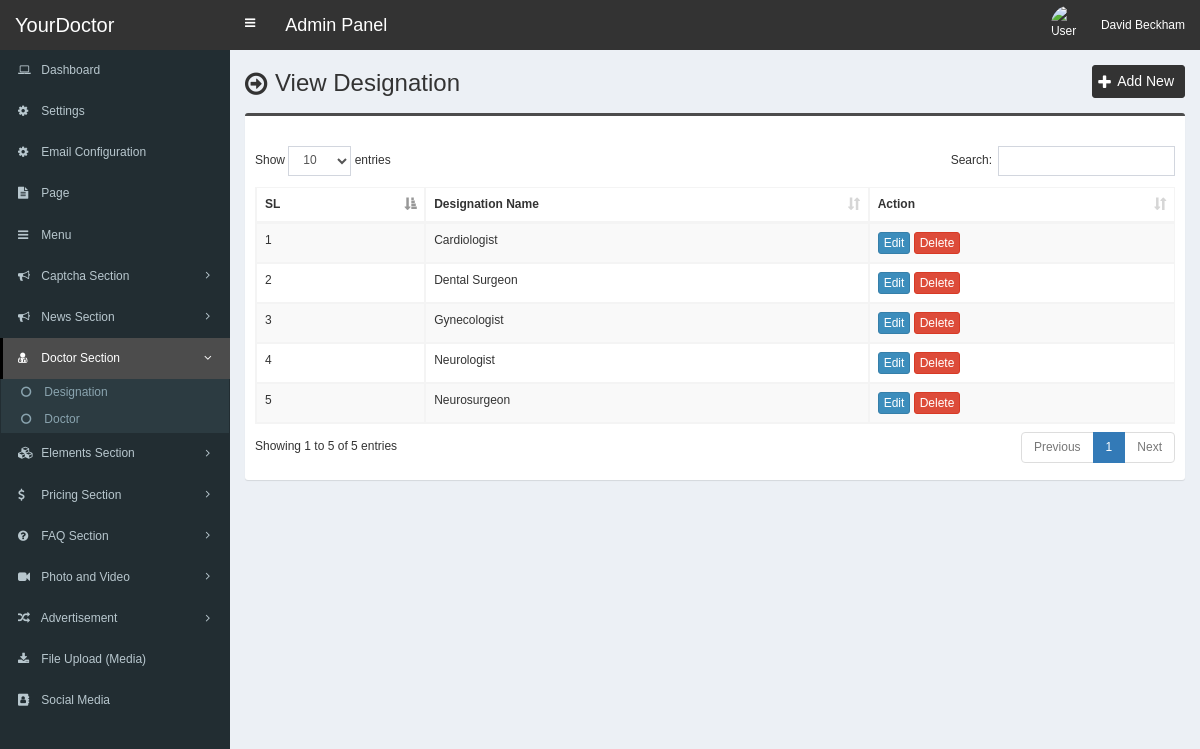
The page /admin/designation.php (signed in) on the database its author committed.
### tables this page shows
CREATE TABLE `tbl_settings` (
  `id` int(11) NOT NULL,
  `logo` varchar(255) NOT NULL,
  `favicon` varchar(255) NOT NULL,
  `footer_about` mediumtext NOT NULL,
  `footer_copyright` mediumtext NOT NULL,
  `contact_address` mediumtext NOT NULL,
  `contact_email` varchar(255) NOT NULL,
  `contact_phone` varchar(255) NOT NULL,
  `contact_fax` varchar(255) NOT NULL,
  `contact_map_iframe` mediumtext NOT NULL,
  `total_recent_news_footer` int(10) NOT NULL,
  `total_popular_news_footer` int(10) NOT NULL,
  `total_recent_news_sidebar` int(11) NOT NULL,
  `total_popular_news_sidebar` int(11) NOT NULL,
  `total_recent_news_home_page` int(11) NOT NULL,
  `meta_title_home` mediumtext NOT NULL,
  `meta_keyword_home` mediumtext NOT NULL,
  `meta_description_home` mediumtext NOT NULL,
  `home_title_service` varchar(255) NOT NULL,
  `home_subtitle_service` varchar(255) NOT NULL,
  `home_status_service` int(11) NOT NULL,
  `home_title_department` varchar(255) NOT NULL,
  `home_subtitle_department` varchar(255) NOT NULL,
  `home_status_department` int(11) NOT NULL,
  `home_title_doctor` varchar(255) NOT NULL,
  `home_subtitle_doctor` varchar(255) NOT NULL,
  `home_status_doctor` int(11) NOT NULL,
  `home_title_pricing` varchar(255) NOT NULL,
  `home_subtitle_pricing` varchar(255) NOT NULL,
  `home_status_pricing` int(11) NOT NULL,
  `home_title_testimonial` varchar(255) NOT NULL,
  `home_subtitle_testimonial` varchar(255) NOT NULL,
  `home_status_testimonial` int(11) NOT NULL,
  `home_title_news` varchar(255) NOT NULL,
  `home_subtitle_news` varchar(255) NOT NULL,
  `home_status_news` int(11) NOT NULL,
  `home_title_partner` varchar(255) NOT NULL,
  `home_subtitle_partner` varchar(255) NOT NULL,
  `home_status_partner` int(11) NOT NULL,
  `color` varchar(20) NOT NULL,
  `preloader_status` text NOT NULL,
  `website_name` text NOT NULL
);

CREATE TABLE `tbl_designation` (
  `designation_id` int(11) NOT NULL,
  `designation_name` varchar(100) NOT NULL
);

### admin/designation.php (the view, shortened to what this page needs)
<?php require_once('header.php'); ?>
<section class="content-header">
	<div class="content-header-left">
		<h1>View Designation</h1>
	</div>
	<div class="content-header-right">
		<a href="designation-add.php" class="btn btn-primary btn-sm">Add New</a>
	</div>
</section>
<section class="content">
  <div class="row">
    <div class="col-md-12">
      <div class="box box-info">
        <div class="box-body table-responsive">
          <table id="example1" class="table table-bordered table-striped">
			<thead>
			    <tr>
			        <th>SL</th>
			        <th>Designation Name</th>
			        <th>Action</th>
			    </tr>
			</thead>
            <tbody>
            	<?php
            	$i=0;
            	$statement = $pdo->prepare("SELECT * FROM tbl_designation ORDER BY designation_name ASC");
            	$statement->execute();
            	$result = $statement->fetchAll(PDO::FETCH_ASSOC);
            	foreach ($result as $row) {
            		$i++;
            		?>
					<tr>
	                    <td><?php echo $i; ?></td>
	                    <td><?php echo $row['designation_name']; ?></td>
	                    <td>
	                        <a href="designation-edit.php?id=<?php echo $row['designation_id']; ?>" class="btn btn-primary btn-xs">Edit</a>
	                        <a href="#" class="btn btn-danger btn-xs" data-href="designation-delete.php?id=<?php echo $row['designation_id']; ?>" data-toggle="modal" data-target="#confirm-delete">Delete</a>
	                    </td>
	                </tr>
            		<?php
            	}
            	?>
            </tbody>
          </table>
        </div>
      </div>
</section>
<?php require_once('footer.php'); ?>

### admin/header.php (shortened to what this page needs)
<?php
include("config.php");
$q = $pdo->prepare("
			SELECT *
			FROM tbl_settings
			WHERE id=?
		");
$q->execute([1]);
$res = $q->fetchAll();
foreach ($res as $row) {
	$website_name = $row['website_name'];
}
?>
<!DOCTYPE html>
<html>
<head>
	<link rel="stylesheet" href="css/bootstrap.min.css">
	<link rel="stylesheet" href="css/font-awesome.min.css">
	<link rel="stylesheet" href="css/ionicons.min.css">
	<link rel="stylesheet" href="css/datepicker3.css">
	<link rel="stylesheet" href="css/all.css">
	<link rel="stylesheet" href="css/select2.min.css">
	<link rel="stylesheet" href="css/dataTables.bootstrap.css">
	<link rel="stylesheet" href="css/jquery.fancybox.css">
	<link rel="stylesheet" href="css/AdminLTE.min.css">
	<link rel="stylesheet" href="css/_all-skins.min.css">
	<link rel="stylesheet" href="css/on-off-switch.css">
	<link rel="stylesheet" href="css/summernote.css">
	<link rel="stylesheet" href="css/style.css">
</head>
<body class="hold-transition fixed skin-blue sidebar-mini">
	<div class="wrapper">
		<header class="main-header">
			<a href="index.php" class="logo">
				<span class="logo-lg"><?php echo $website_name; ?></span>
			</a>
			<nav class="navbar navbar-static-top">
				<a href="#" class="sidebar-toggle" data-toggle="offcanvas" role="button">
				</a>
				<span style="float:left;line-height:50px;color:#fff;padding-left:15px;font-size:18px;">Admin Panel</span>
				<div class="navbar-custom-menu">
					<ul class="nav navbar-nav">
						<li class="dropdown user user-menu">
							<a href="#" class="dropdown-toggle" data-toggle="dropdown">
								<img src="../assets/uploads/<?php echo $_SESSION['user']['photo']; ?>" class="user-image" alt="User Image">
								<span class="hidden-xs"><?php echo $_SESSION['user']['full_name']; ?></span>
							</a>
						</li>
					</ul>
				</div>
			</nav>
		</header>
  		<?php $cur_page = substr($_SERVER["SCRIPT_NAME"],strrpos($_SERVER["SCRIPT_NAME"],"/")+1); ?>
  		<aside class="main-sidebar">
    		<section class="sidebar">
      			<ul class="sidebar-menu">
			        <li class="treeview <?php if($cur_page == 'index.php') {echo 'active';} ?>">
			          <a href="index.php">
			            <i class="fa fa-laptop"></i> <span>Dashboard</span>
			          </a>
			        </li>
					<?php
						if($_SESSION['user']['role'] == 'Super Admin'
					      || $_SESSION['user']['role'] == 'Admin'):
					?>
			        <li class="treeview <?php if( ($cur_page == 'settings.php') ) {echo 'active';} ?>">
			          <a href="settings.php">
			            <i class="fa fa-cog"></i> <span>Settings</span>
			          </a>
			        </li>
			        <?php endif; ?>
			        <?php
						if($_SESSION['user']['role'] == 'Super Admin'
					      || $_SESSION['user']['role'] == 'Admin'):
					?>
			        <li class="treeview <?php if( ($cur_page == 'setting-email.php') ) {echo 'active';} ?>">
			          <a href="setting-email.php">
			            <i class="fa fa-cog"></i> <span>Email Configuration</span>
			          </a>
			        </li>
			        <?php endif; ?>
			        <?php
						if($_SESSION['user']['role'] == 'Super Admin'
					      || $_SESSION['user']['role'] == 'Admin'):
					?>
			        <li class="treeview <?php if( ($cur_page == 'page-add.php')||($cur_page == 'page.php')||($cur_page == 'page-edit.php') ) {echo 'active';} ?>">
			          <a href="page.php">
			            <i class="fa fa-file-text"></i> <span>Page</span>
			          </a>
			        </li>
			        <?php endif; ?>
			        <?php
						if($_SESSION['user']['role'] == 'Super Admin'
					      || $_SESSION['user']['role'] == 'Admin'):
					?>
			        <li class="treeview <?php if( ($cur_page == 'menu-add.php')||($cur_page == 'menu.php')||($cur_page == 'menu-edit.php') ) {echo 'active';} ?>">
			          <a href="menu.php">
			            <i class="fa fa-bars"></i> <span>Menu</span>
			          </a>
			        </li>
			        <?php endif; ?>
			        <li class="treeview <?php if( ($cur_page == 'setting-captcha.php')||($cur_page == 'captcha.php')) {echo 'active';} ?>">
						<a href="#">
							<i class="fa fa-bullhorn"></i>
							<span>Captcha Section</span>
							<span class="pull-right-container">
								<i class="fa fa-angle-left pull-right"></i>
							</span>
						</a>
					</li>
					<li class="treeview <?php if( ($cur_page == 'category-add.php')||($cur_page == 'category.php')||($cur_page == 'category-edit.php') || ($cur_page == 'news-add.php')||($cur_page == 'news.php')||($cur_page == 'news-edit.php') || ($cur_page == 'comment.php') ) {echo 'active';} ?>">
						<a href="#">
							<i class="fa fa-bullhorn"></i>
							<span>News Section</span>
							<span class="pull-right-container">
								<i class="fa fa-angle-left pull-right"></i>
							</span>
						</a>
					</li>
					<li class="treeview <?php if( ($cur_page == 'designation-add.php')||($cur_page == 'designation.php')||($cur_page == 'designation-edit.php') || ($cur_page == 'doctor-add.php')||($cur_page == 'doctor.php')||($cur_page == 'doctor-edit.php') ) {echo 'active';} ?>">
						<a href="#">
							<i class="fa fa-user-md"></i>
							<span>Doctor Section</span>
							<span class="pull-right-container">
								<i class="fa fa-angle-left pull-right"></i>
							</span>
						</a>
						<ul class="treeview-menu">
							<li><a href="designation.php"><i class="fa fa-circle-o"></i> Designation</a></li>
							<li><a href="doctor.php"><i class="fa fa-circle-o"></i> Doctor</a></li>
						</ul>
					</li>
					<li class="treeview <?php if( ($cur_page == 'slider-add.php')||($cur_page == 'slider.php')||($cur_page == 'slider-edit.php') || ($cur_page == 'testimonial-add.php')||($cur_page == 'testimonial.php')||($cur_page == 'testimonial-edit.php') || ($cur_page == 'partner-add.php')||($cur_page == 'partner.php')||($cur_page == 'partner-edit.php') || ($cur_page == 'service-add.php')||($cur_page == 'service.php')||($cur_page == 'service-edit.php') || ($cur_page == 'department-add.php')||($cur_page == 'department.php')||($cur_page == 'department-edit.php') ) {echo 'active';} ?>">
						<a href="#">
							<i class="fa fa-cubes"></i>
							<span>Elements Section</span>
							<span class="pull-right-container">
								<i class="fa fa-angle-left pull-right"></i>
							</span>
						</a>
					</li>
					<li class="treeview <?php if( ($cur_page == 'pricing-plan-add.php')||($cur_page == 'pricing-plan.php')||($cur_page == 'pricing-plan-edit.php') || ($cur_page == 'pricing-item-add.php')||($cur_page == 'pricing-item.php')||($cur_page == 'pricing-item-edit.php') ) {echo 'active';} ?>">
						<a href="#">
							<i class="fa fa-usd"></i>
							<span>Pricing Section</span>
							<span class="pull-right-container">
								<i class="fa fa-angle-left pull-right"></i>
							</span>
						</a>
					</li>
					<li class="treeview <?php if( ($cur_page == 'faq-category-add.php')||($cur_page == 'faq-category.php')||($cur_page == 'faq-category-edit.php') || ($cur_page == 'faq-add.php')||($cur_page == 'faq.php')||($cur_page == 'faq-edit.php') ) {echo 'active';} ?>">
						<a href="#">
							<i class="fa fa-question-circle"></i>
							<span>FAQ Section</span>
							<span class="pull-right-container">
								<i class="fa fa-angle-left pull-right"></i>
							</span>
						</a>
					</li>
			        <li class="treeview <?php if( ($cur_page == 'photo-category-add.php')||($cur_page == 'photo-category.php')||($cur_page == 'photo-category-edit.php') || ($cur_page == 'photo-add.php')||($cur_page == 'photo.php')||($cur_page == 'photo-edit.php') || ($cur_page == 'video-category-add.php')||($cur_page == 'video-category.php')||($cur_page == 'video-category-edit.php') || ($cur_page == 'video-add.php')||($cur_page == 'video.php')||($cur_page == 'video-edit.php') ) {echo 'active';} ?>">
						<a href="#">
							<i class="fa fa-video-camera"></i>
							<span>Photo and Video</span>
							<span class="pull-right-container">
								<i class="fa fa-angle-left pull-right"></i>
							</span>
						</a>
					</li>
			        <li class="treeview <?php if( ($cur_page == 'advertisement-home.php') || ($cur_page == 'advertisement-sidebar.php') || ($cur_page == 'advertisement-sidebar-add.php') || ($cur_page == 'advertisement-sidebar-edit.php') || ($cur_page == 'advertisement-category.php') || ($cur_page == 'advertisement-category-add.php') || ($cur_page == 'advertisement-category-edit.php') ) {echo 'active';} ?>">
						<a href="#">
							<i class="fa fa-random"></i>
							<span>Advertisement</span>
							<span class="pull-right-container">
								<i class="fa fa-angle-left pull-right"></i>
							</span>
						</a>
					</li>
					<li class="treeview <?php if( ($cur_page == 'file-add.php')||($cur_page == 'file.php')||($cur_page == 'file-edit.php') ) {echo 'active';} ?>">
			          <a href="file.php">
			            <i class="fa fa-download"></i> <span>File Upload (Media)</span>
			          </a>
			        </li>
					<?php
						if($_SESSION['user']['role'] == 'Super Admin'
					      || $_SESSION['user']['role'] == 'Admin'):
					?>
			        <li class="treeview <?php if( ($cur_page == 'social-media.php') ) {echo 'active';} ?>">
			          <a href="social-media.php">
			            <i class="fa fa-address-book"></i> <span>Social Media</span>
			          </a>
			        </li>
			        <?php endif; ?>
      			</ul>
    		</section>
  		</aside>
  		<div class="content-wrapper">

### admin/css/style.css (style rules this page uses)
body { font-size: 12px; font-family: 'verdana', sans-serif; }
.navbar-nav>.user-menu .user-image { width: 40px; height: 40px; margin-top: -10px; }
.content-header>h1, .content-header .content-header-left h1 { font-family: 'verdana', sans-serif; }
.main-header .logo { text-align: left; }
.main-header .logo .logo-lg { font-family: 'verdana', sans-serif; }
.box-info { padding-top: 20px; }
.sidebar-menu li.active>a>.pull-right-container>.fa-angle-left { -webkit-transform: rotate(90deg); -ms-transform: rotate(90deg); -o-transform: rotate(90deg); transform: rotate(90deg); }
.sidebar-menu li>a>.pull-right-container>.fa-angle-left:before { content: "\f105"; }
.content-header { overflow: hidden; }
.content-header .content-header-left { float: left; padding-top: 5px; }
.content-header .content-header-right { float: right; }
.content-header .content-header-left h1 { margin-top: 0; margin-bottom: 0; padding-left: 30px; font-size: 24px; position: relative; }
.content-header .content-header-left h1:before { position: absolute; top: 0; left: 0; font-family: 'FontAwesome', sans-serif; font-size: 26px; content: '\f18e'; }
.content-header .content-header-right a { position: relative; padding-left: 24px; font-size: 14px; }
.content-header .content-header-right a:before { position: absolute; top: 4px; left: 5px; font-family: 'FontAwesome', sans-serif; font-size: 16px; content: '\f067'; }
.skin-blue .sidebar-menu>li:hover>a, .skin-blue .sidebar-menu>li.active>a { color: #fff; background: #3c8dbc; border-left-color: #3c8dbc; }
.skin-blue .main-header .logo, .skin-blue .main-header .logo:hover, .skin-blue .main-header .navbar, .skin-blue .main-header .navbar .sidebar-toggle:hover { background-color: #333333; }
.skin-blue .sidebar-menu>li:hover>a, .skin-blue .sidebar-menu>li.active>a { background-color: #4c4c4c; border-left-color: #000000; }
.box.box-info { border-top-color: #4c4c4c; }
.content-header .content-header-right a { background-color: #333333; border-color: #333333; }
.sidebar-menu .treeview-menu>li>a { font-size: 12px; }

### rows shown on the page
tbl_settings: website_name "YourDoctor"
tbl_designation: designation_name "Cardiologist"
tbl_designation: designation_name "Dental Surgeon"
tbl_designation: designation_name "Gynecologist"
tbl_designation: designation_name "Neurologist"
tbl_designation: designation_name "Neurosurgeon"

### other values the page prints
$_SESSION['user']['full_name'] "David Beckham"
